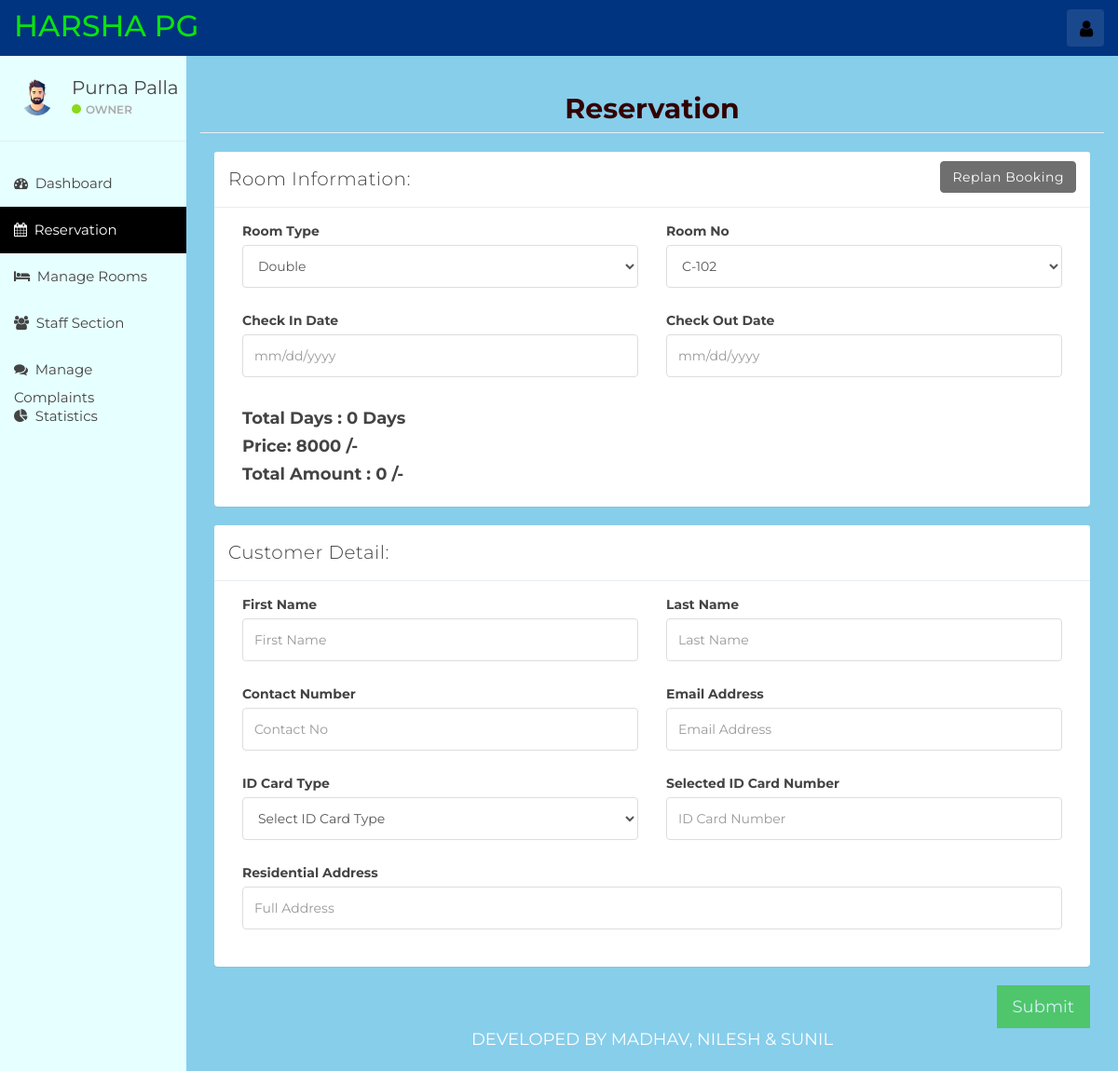
Screenshot of /index.php?reservation&room_id=8&room_type_id=2 (signed in) with the database file from the repository.
### tables this page shows
CREATE TABLE `room` (
  `room_id` int(10) NOT NULL,
  `room_type_id` int(10) NOT NULL,
  `room_no` varchar(10) NOT NULL,
  `status` tinyint(1) DEFAULT NULL,
  `check_in_status` tinyint(1) NOT NULL,
  `check_out_status` tinyint(1) NOT NULL,
  `deleteStatus` tinyint(1) DEFAULT '0'
);

CREATE TABLE `room_type` (
  `room_type_id` int(10) NOT NULL,
  `room_type` varchar(100) NOT NULL,
  `price` int(10) NOT NULL,
  `max_person` int(10) NOT NULL
);

### reservation.php (the view, shortened to what this page needs)
<?php
if (isset($_GET['room_id'])){
    $get_room_id = $_GET['room_id'];
    $get_room_sql = "SELECT * FROM room NATURAL JOIN room_type WHERE room_id = '$get_room_id'";
    $get_room_result = mysqli_query($connection,$get_room_sql);
    $get_room = mysqli_fetch_assoc($get_room_result);
    $get_room_type_id = $get_room['room_type_id'];
    $get_room_type = $get_room['room_type'];
    $get_room_no = $get_room['room_no'];
    $get_room_price = $get_room['price'];
}
?>
<div class="col-sm-9 col-sm-offset-3 col-lg-10 col-lg-offset-2 main"  style="background-color:skyblue;">
    <div class="row"  style="background-color:skyblue;" >
			<div class="col-lg-12" style="background-color:skyblue;">
			<h3 class="page-header" style="font-weight: 700;text-align:center;font-size:30px;color:#330000">Reservation</h3>
			</div>
		</div>
    <div class="row" style="background-color:skyblue;">
        <div class="col-lg-12" >
            <form role="form" id="booking" data-toggle="validator">
                <div class="col-lg-12">
                    <?php
                    if (isset($_GET['room_id'])){?>
                        <div class="panel panel-default" >
                            <div class="panel-heading">Room Information:
                                <a class="btn btn-secondary pull-right" href="index.php?room_mang">Replan Booking</a>
                            </div>
                            <div class="panel-body">
                                <div class="form-group col-lg-6">
                                    <label>Room Type</label>
                                    <select class="form-control" id="room_type" data-error="Select Room Type" required>
                                        <option selected value="<?php echo $get_room_type_id; ?>"><?php echo $get_room_type; ?></option>
                                    </select>
                                </div>
                                <div class="form-group col-lg-6">
                                    <label>Room No</label>
                                    <select class="form-control" id="room_no" onchange="fetch_price(this.value)" required data-error="Select Room No">
                                        <option selected value="<?php echo $get_room_id; ?>"><?php echo $get_room_no; ?></option>
                                    </select>
                                </div>
                                <div class="form-group col-lg-6">
                                    <label>Check In Date</label>
                                    <input type="text" class="form-control" placeholder="mm/dd/yyyy" id="check_in_date" data-error="Select Check In Date" required>
                                </div>
                                <div class="form-group col-lg-6">
                                    <label>Check Out Date</label>
                                    <input type="text" class="form-control" placeholder="mm/dd/yyyy" id="check_out_date" data-error="Select Check Out Date" required>
                                </div>
                                <div class="col-lg-12">
                                    <h4 style="font-weight: bold">Total Days : <span id="staying_day">0</span> Days</h4>
                                    <h4 style="font-weight: bold">Price: <span id="price"><?php echo $get_room_price; ?></span> /-</h4>
                                    <h4 style="font-weight: bold">Total Amount : <span id="total_price">0</span> /-</h4>
                                </div>
                            </div>
                        </div>
                    <?php }
                    ?>
                    <div class="panel panel-default">
                        <div class="panel-heading">Customer Detail:</div>
                        <div class="panel-body">
                            <div class="form-group col-lg-6">
                                <label>First Name</label>
                                <input class="form-control" placeholder="First Name" id="first_name" type="text"   pattern="[A-Za-z]+" data-error="Enter First Name" required>
                            </div>
                            <div class="form-group col-lg-6">
                                <label>Last Name</label>
                                <input class="form-control" placeholder="Last Name" id="last_name" type="text"   pattern="[A-Za-z]+" data-error="Enter Last Name" required>
                            </div>
                            <div class="form-group col-lg-6">
                                <label>Contact Number</label>
                                <input type="number" class="form-control" data-error="Enter Min 10 Digit" data-maxlength="10" placeholder="Contact No" id="contact_no" required>
                            </div>
                            <div class="form-group col-lg-6">
                                <label>Email Address</label>
                                <input type="email" class="form-control" placeholder="Email Address" id="email" data-error="Enter Valid Email Address" required>
                            </div>
                            <div class="form-group col-lg-6">
                                <label>ID Card Type</label>
                                <select class="form-control" id="id_card_id" data-error="Select ID Card Type" required onchange="validId(this.value);">
                                    <option selected disabled>Select ID Card Type</option>
                                </select>
                            </div>
                            <div class="form-group col-lg-6">
                                <label>Selected ID Card Number</label>
                                <input type="text" class="form-control" placeholder="ID Card Number" id="id_card_no" data-error="Enter Valid ID Card No" required>
                            </div>
                            <div class="form-group col-lg-12">
                                <label>Residential Address</label>
                                <input type="text" class="form-control" placeholder="Full Address" id="address" required>
                            </div>
                        </div>
                    </div>
                    <button type="submit" class="btn btn-lg btn-success pull-right" style="border-radius:0%">Submit</button>
                </div>
            </form>
        </div>
    </div>
    <div class="row">
        <div class="col-sm-12">
            <p class="back-link" style="color:white;font-size:18px">Developed By Madhav, Nilesh & Sunil</p>
        </div>
    </div>
</div>

### css/styles.css (style rules this page uses)
body { background: #f1f4f7; padding-top: 60px; font-size: 14px; color: #444444; font-family: "Montserrat", "Helvetica Neue", Helvetica, Arial, sans-serif; }
p { color: #777; }
a, a:hover, a:focus { color: #444444; }
h1, h2, h3, h4, h5, h6 { color: #444444; }
h3, h4 { font-weight: 300; }
input.form-control { border: 1px solid #ddd; box-shadow: none; height: 46px; }
select.form-control { border: 1px solid #ddd; box-shadow: none; height: 46px; }
.btn-secondary, .btn-secondary:hover, .btn-secondary:focus, .btn-secondary:active, .btn-secondary.active, .open > .dropdown-toggle.btn-secondary, .btn-secondary.disabled, .btn-secondary[disabled], fieldset[disabled] .btn-secondary, .btn-secondary.disabled:hover, .btn-secondary[disabled]:hover, fieldset[disabled] .btn-secondary:hover, .btn-secondary.disabled:focus, .btn-secondary[disabled]:focus, fieldset[disabled] .btn-secondary:focus, .btn-secondary.disabled:active, .btn-secondary[disabled]:active, fieldset[disabled] .btn-secondary:active, .btn-secondary.disabled.active, .btn-secondary[disabled].active, fieldset[disabled] .btn-secondary.active { background-color: #6f6f6f; border-color: #6f6f6f; color: white; }
.btn-success, .btn-success:hover, .btn-success:focus, .btn-success:active, .btn-success.active, .open > .dropdown-toggle.btn-success, .btn-success.disabled, .btn-success[disabled], fieldset[disabled] .btn-success, .btn-success.disabled:hover, .btn-success[disabled]:hover, fieldset[disabled] .btn-success:hover, .btn-success.disabled:focus, .btn-success[disabled]:focus, fieldset[disabled] .btn-success:focus, .btn-success.disabled:active, .btn-success[disabled]:active, fieldset[disabled] .btn-success:active, .btn-success.disabled.active, .btn-success[disabled].active, fieldset[disabled] .btn-success.active { background-color: #32c328; border-color: #32c328; }
.panel { border: 0; }
.panel-heading { font-size: 20px; font-weight: 300; letter-spacing: 0.025em; height: 60px; line-height: 38px; }
.panel-default .panel-heading { background: #fff; border-bottom: 1px solid #e9ecf2; color: #444444; }
p.back-link { text-align: center; margin-bottom: 20px; font-size: 12px; text-transform: uppercase; }

### rows the page displays
room: room_type.room_type "Double", room_no "C-102", room_type.price "8000"
